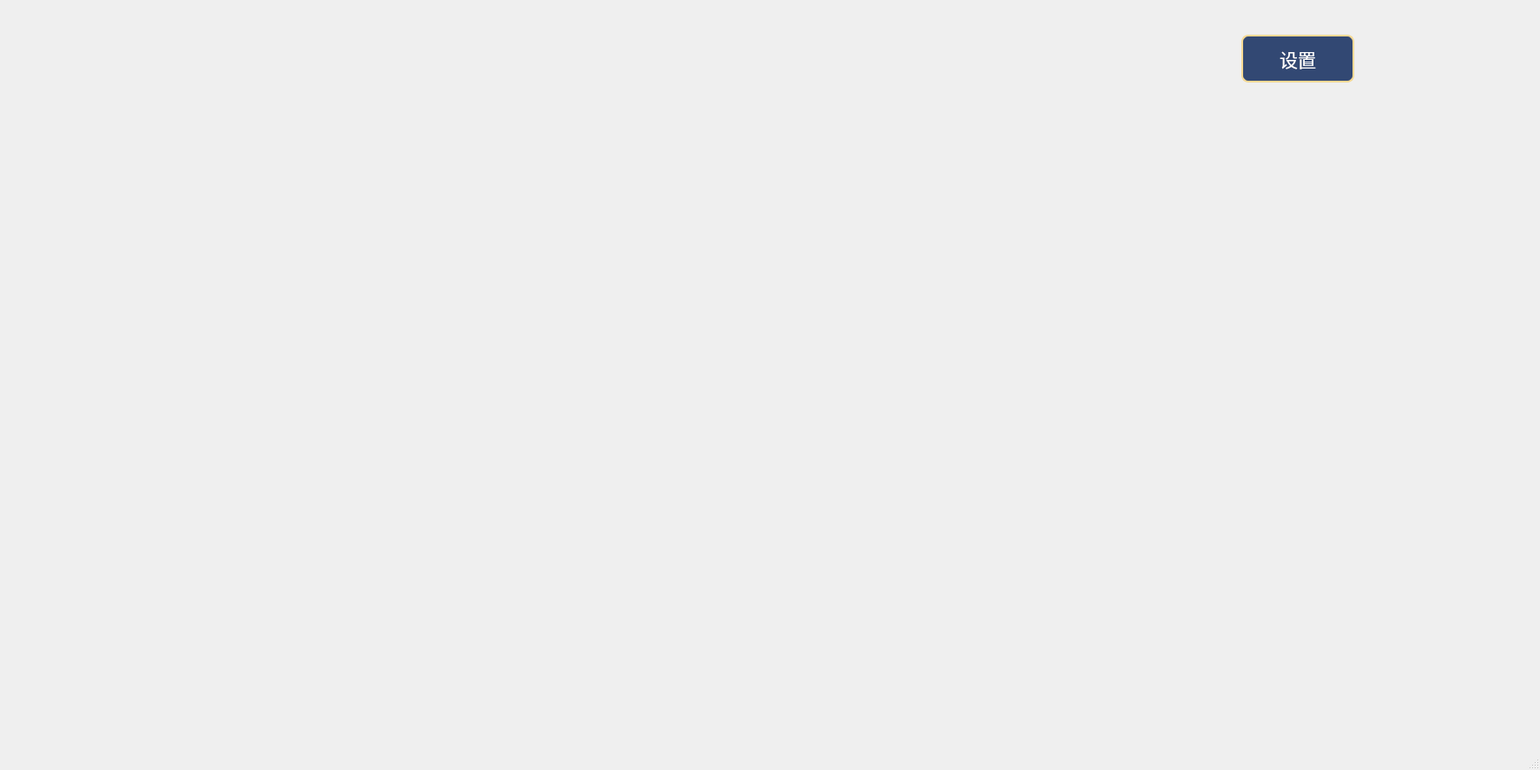
<?xml version="1.0" encoding="UTF-8"?>
<ui version="4.0">
 <class>MainWindow</class>
 <widget class="QMainWindow" name="MainWindow">
  <property name="geometry">
   <rect>
    <x>0</x>
    <y>0</y>
    <width>1774</width>
    <height>887</height>
   </rect>
  </property>
  <property name="windowTitle">
   <string>MainWindow</string>
  </property>
  <widget class="QWidget" name="centralwidget">
   <property name="styleSheet">
    <string notr="true">QWidget#centralwidget {
     background-image: url(:/images/background-dark.png);
     background-position: center;
     background-repeat: no-repeat;
  }</string>
   </property>
   <widget class="QPushButton" name="settingsButton">
    <property name="geometry">
     <rect>
      <x>1430</x>
      <y>40</y>
      <width>130</width>
      <height>55</height>
     </rect>
    </property>
    <property name="minimumSize">
     <size>
      <width>130</width>
      <height>55</height>
     </size>
    </property>
    <property name="maximumSize">
     <size>
      <width>130</width>
      <height>55</height>
     </size>
    </property>
    <property name="font">
     <font>
      <family>微软雅黑</family>
      <pointsize>16</pointsize>
     </font>
    </property>
    <property name="toolTip">
     <string>打开设置</string>
    </property>
    <property name="accessibleName">
     <string>设置</string>
    </property>
    <property name="styleSheet">
     <string notr="true">QPushButton#settingsButton {
    color: white;
    background-color: rgba(20, 45, 95, 220);
    border: 2px solid #f5d994;
    border-radius: 8px;
    padding: 4px;
}
QPushButton#settingsButton:hover {
    background-color: rgba(40, 75, 135, 240);
}
QPushButton#settingsButton:pressed {
    background-color: rgba(10, 25, 60, 240);
}</string>
    </property>
    <property name="text">
     <string>设置</string>
    </property>
   </widget>
  </widget>
  <widget class="QMenuBar" name="menubar">
   <property name="geometry">
    <rect>
     <x>0</x>
     <y>0</y>
     <width>1774</width>
     <height>21</height>
    </rect>
   </property>
  </widget>
  <widget class="QStatusBar" name="statusbar"/>
 </widget>
 <resources/>
 <connections/>
</ui>
